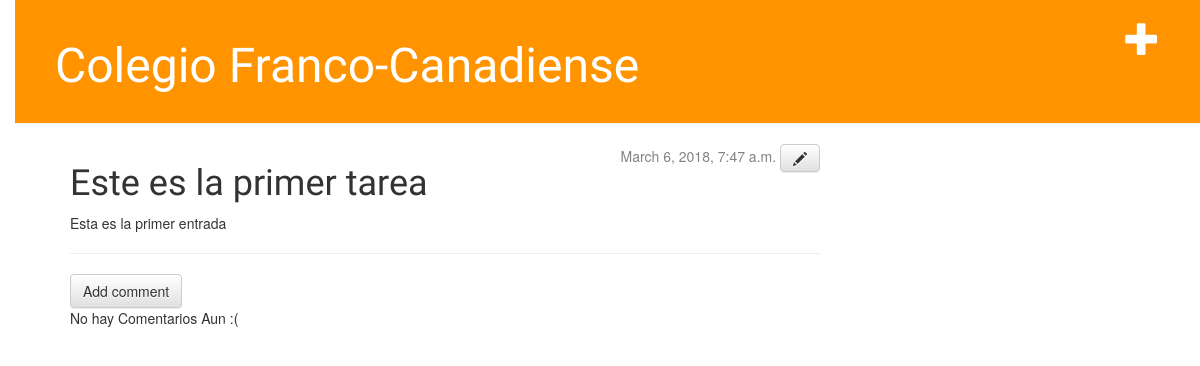
The page /post/1/ (signed in) on the database as committed earlier.
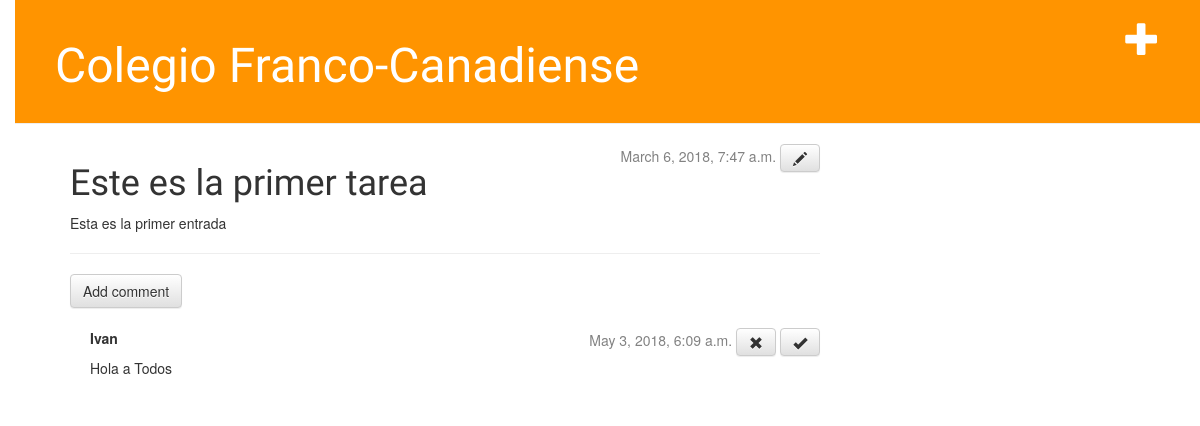
The same page on the database as committed later.
### blog/models.py (models this page shows, shortened)
class Comment(models.Model):
    post = models.ForeignKey('blog.Post', related_name='comments')
    author = models.CharField(max_length=200)
    text = models.TextField()
    created_date = models.DateTimeField(default=timezone.now)
    approved_comment = models.BooleanField(default=False)

### blog/views.py (the view)
# urls.py: url(r'^post/(?P<pk>[0-9]+)/$', views.post_detail, name='post_detail'),
def post_detail(request, pk):
    post = get_object_or_404(Post, pk=pk)
    return render(request, 'blog/post_detail.html', {'post': post})

### blog/templates/blog/post_detail.html
    {% extends 'blog/base.html' %}
{% block content %}
    <div class="date">
    {% if post.published_date %}
        {{ post.published_date }}
    {% endif %}
    <a class="btn btn-default" href="{% url 'post_edit' pk=post.pk %}"><span class="glyphicon glyphicon-pencil"></span></a>
    </div>
    <h1>{{ post.title }}</h1>
    <p>{{ post.text|linebreaksbr }}</p>
	<hr>
	<a class="btn btn-default" href="{% url 'add_comment_to_post' pk=post.pk %}">Add comment</a>
	{% for comment in post.comments.all %}
	    {% if user.is_authenticated or comment.approved_comment %}
	    <div class="comment">
	        <div class="date">
	            {{ comment.created_date }}
	            {% if not comment.approved_comment %}
	                <a class="btn btn-default" href="{% url 'comment_remove' pk=comment.pk %}"><span class="glyphicon glyphicon-remove"></span></a>
	                <a class="btn btn-default" href="{% url 'comment_approve' pk=comment.pk %}"><span class="glyphicon glyphicon-ok"></span></a>
	            {% endif %}
	        </div>
	        <strong>{{ comment.author }}</strong>
	        <p>{{ comment.text|linebreaks }}</p>
	    </div>
	    {% endif %}
	{% empty %}
	    <p>No hay Comentarios Aun :(</p>
	{% endfor %}
{% endblock %}

Rows that differ between the two databases and show on the page:
added Comment: created_date "May 3, 2018, 6:09 a.m.", approved_comment False (drawn), author "Ivan", text "Hola a Todos"
Other text that changed with them:
text no longer shown: "No hay Comentarios Aun :("
